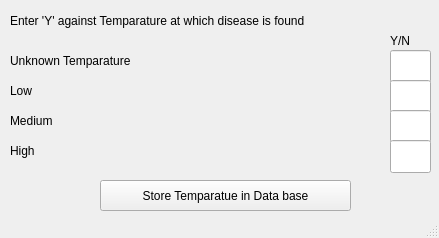
<?xml version="1.0" encoding="UTF-8"?>
<ui version="4.0">
 <class>MainWindow</class>
 <widget class="QMainWindow" name="MainWindow">
  <property name="geometry">
   <rect>
    <x>0</x>
    <y>0</y>
    <width>439</width>
    <height>238</height>
   </rect>
  </property>
  <property name="windowTitle">
   <string>Temparature</string>
  </property>
  <widget class="QWidget" name="centralwidget">
   <widget class="QPushButton" name="pushButton">
    <property name="geometry">
     <rect>
      <x>100</x>
      <y>180</y>
      <width>251</width>
      <height>31</height>
     </rect>
    </property>
    <property name="text">
     <string>Store Temparatue in Data base</string>
    </property>
   </widget>
   <widget class="QLineEdit" name="lineEdit_4">
    <property name="geometry">
     <rect>
      <x>390</x>
      <y>50</y>
      <width>41</width>
      <height>33</height>
     </rect>
    </property>
   </widget>
   <widget class="QLabel" name="label_3">
    <property name="geometry">
     <rect>
      <x>10</x>
      <y>10</y>
      <width>401</width>
      <height>21</height>
     </rect>
    </property>
    <property name="text">
     <string>Enter 'Y' against Temparature at which disease is found</string>
    </property>
   </widget>
   <widget class="QLabel" name="label_4">
    <property name="geometry">
     <rect>
      <x>10</x>
      <y>50</y>
      <width>271</width>
      <height>21</height>
     </rect>
    </property>
    <property name="text">
     <string>Unknown Temparature</string>
    </property>
   </widget>
   <widget class="QLabel" name="label_5">
    <property name="geometry">
     <rect>
      <x>390</x>
      <y>30</y>
      <width>41</width>
      <height>21</height>
     </rect>
    </property>
    <property name="text">
     <string>Y/N</string>
    </property>
   </widget>
   <widget class="QLineEdit" name="lineEdit_5">
    <property name="geometry">
     <rect>
      <x>390</x>
      <y>80</y>
      <width>41</width>
      <height>33</height>
     </rect>
    </property>
   </widget>
   <widget class="QLineEdit" name="lineEdit_6">
    <property name="geometry">
     <rect>
      <x>390</x>
      <y>110</y>
      <width>41</width>
      <height>33</height>
     </rect>
    </property>
   </widget>
   <widget class="QLineEdit" name="lineEdit_7">
    <property name="geometry">
     <rect>
      <x>390</x>
      <y>140</y>
      <width>41</width>
      <height>33</height>
     </rect>
    </property>
   </widget>
   <widget class="QLabel" name="label_6">
    <property name="geometry">
     <rect>
      <x>10</x>
      <y>80</y>
      <width>271</width>
      <height>21</height>
     </rect>
    </property>
    <property name="text">
     <string>Low</string>
    </property>
   </widget>
   <widget class="QLabel" name="label_7">
    <property name="geometry">
     <rect>
      <x>10</x>
      <y>110</y>
      <width>381</width>
      <height>21</height>
     </rect>
    </property>
    <property name="text">
     <string>Medium</string>
    </property>
   </widget>
   <widget class="QLabel" name="label_8">
    <property name="geometry">
     <rect>
      <x>10</x>
      <y>140</y>
      <width>321</width>
      <height>21</height>
     </rect>
    </property>
    <property name="text">
     <string>High</string>
    </property>
   </widget>
  </widget>
  <widget class="QStatusBar" name="statusbar"/>
 </widget>
 <resources/>
 <connections/>
</ui>
